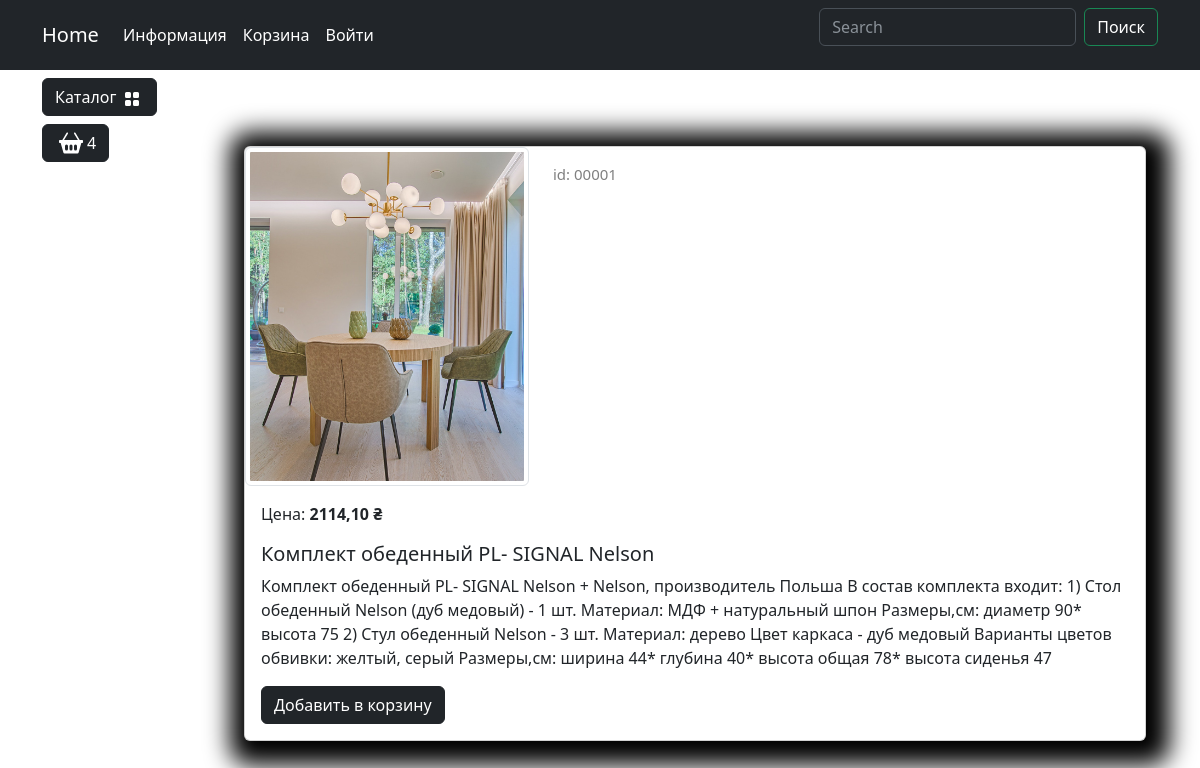
Screenshot of /catalog/product/chajnyj-stolik-i-tri-stula/ with the database file from the repository.
### carts/models.py (models this page shows, shortened)
class Cart(models.Model):
    user = models.ForeignKey(to=User, on_delete=models.CASCADE, blank=True, null=True, verbose_name='Пользователь')
    product = models.ForeignKey(to=Products, on_delete=models.CASCADE, verbose_name='Товар')
    quantity = models.PositiveSmallIntegerField(default=0, verbose_name='Количество')
    session_key = models.CharField(max_length=32, null=True, blank=True)
    created_timestamp = models.DateTimeField(auto_now_add=True, verbose_name='Дата добавления')
    class Meta:
        db_table = 'cart'
        verbose_name = "Корзина"
        verbose_name_plural = "Корзина"
    objects = CartQueryset().as_manager()
    def products_price(self):
        return round(self.product.sell_price() * self.quantity, 2)

### goods/models.py (models this page shows, shortened)
class Products(models.Model):
    name = models.CharField(max_length=150, unique=True, verbose_name='Название')
    slug = models.SlugField(max_length=200, unique=True, blank=True, null=False, verbose_name='URL')
    description = models.TextField(blank=True, null=True, verbose_name='Описание товара')
    image = models.ImageField(upload_to='goods_images', blank=True, null=True, verbose_name='Изображение товра')
    price = models.DecimalField(default=0.00, max_digits=7, decimal_places=2, verbose_name='Стоимость товара')
    discount = models.DecimalField(default=0.00, max_digits=7, decimal_places=2, verbose_name='Скидка на товар в %')
    quantity = models.PositiveIntegerField(default=0, verbose_name='Колличество товара')
    category = models.ForeignKey(to=Categories, on_delete=models.CASCADE, verbose_name='Категория')
    class Meta:
        db_table = 'product'
        verbose_name = 'Продукт'
        verbose_name_plural = 'Продукты'
        ordering = ('id',)
    def display_id(self):
        return f"{self.id:05}"
    def sell_price(self):
        if self.discount:
            return round(self.price - self.price * self.discount / 100, 2)
        return self.price

### goods/views.py (the view)
# urls.py: path("product/<slug:product_slug>/", views.product, name="product"),
def product(request, product_slug):
    product = Products.objects.get(slug=product_slug)
    context: dict[str, Products]={
        'product': product
    }
    return render(request, 'goods/product.html', context=context)

### carts/models.py (called while the page is built)
    def total_price(self):
        return sum(cart.products_price() for cart in self)

    def total_quantity(self):
        if self:
            return sum(cart.quantity for cart in self)
        return 0

### carts/templatetags/carts_tags.py (called while the page is built)
@register.simple_tag()
def user_carts(request):
    return get_user_carts(request)

### carts/utils.py (called while the page is built)
def get_user_carts(request):
    if request.user.is_authenticated:
        return Cart.objects.filter(user=request.user).select_related('product')
    if not request.session.session_key:
        request.session.create()
    return Cart.objects.filter(session_key=request.session.session_key).select_related('product')

### goods/templatetags/goods_tags.py (called while the page is built)
@register.simple_tag()
def tag_categories():
    return Categories.objects.all()

### goods/templates/goods/product.html (shortened to what this page needs)
{% extends "base.html" %}
{% load static %}
{% block modal_cart %}
{% include "includes/cart_button.html" %}
{% endblock  %}
{% block content %}
<div class="container mt-5">
    <div class="card mb-4 custom-shadow">
        <div class="row">
            <div class="col-md-4">
                <img src="{{ product.image.url }}"
                    class="img-thumbnail" data-bs-toggle="modal" data-bs-target="#imageModal1">
            </div>
            <div class="col-md-4 ">
                <p class="product_id mt-3">id: {{ product.display_id }}</p>
            </div>
        </div>
        <div class="card-body">
            <p class="card-text">Цена: <strong>{{ product.sell_price }} ₴</strong></p>
            <h5 class="card-title">{{ product.name }}</h5>
            <p class="card-text">{{ product.description }}</p>
            <a href="{% url "cart:cart_add" %}" class="btn btn-dark add-to-cart"
            data-product-id="{{ product.id }}">
            Добавить в корзину</a>
        </div>
    </div>
</div>
{% endblock  %}

### templates/includes/cart_button.html (shortened to what this page needs)
{% load static %}
{% load carts_tags %}
{% user_carts request as carts %}
                <div>
                    <button type="button" class="btn btn-dark btn-secondary d-flex" id="modalButton"
                        aria-expanded="false">
                        <img class="mx-1" src="{% static 'deps/icons/basket2-fill.svg' %}" alt="Catalog Icon" width="24"
                            height="24">
                        <span id="goods-in-cart-count">{{ carts.total_quantity }}</span>
                    </button>
                </div>

### static/deps/css/my_css.css (style rules this page uses)
body { background-image: url("../images/bg-image.jpg"); background-repeat: no-repeat; background-attachment: fixed; background-position: center center; background-size: cover; height: 100%; }
.custom-shadow { box-shadow: 5px 5px 25px 19px #000000; }
.product_id { color: gray; font-size: 15px; }

### rows the page displays
Cart: total_quantity "4"
Products: image (picture), display_id "00001", sell_price "2114,10", name "Комплект обеденный PL- SIGNAL Nelson", description "Комплект обеденный PL- SIGNAL Nelson + Nelson, производитель Польша В состав комплекта входит: 1) Стол обеденный Nelson (дуб медовый) - 1 шт. Материал: МДФ + натуральный шпон Размеры,см: диаметр 90* высота 75 2) Стул обеденный Nelson - 3 шт. Материал: дерево Цвет каркаса - дуб медовый Варианты цветов обвивки: желтый, серый Размеры,см: ширина 44* глубина 40* высота общая 78* высота сиденья 47"
